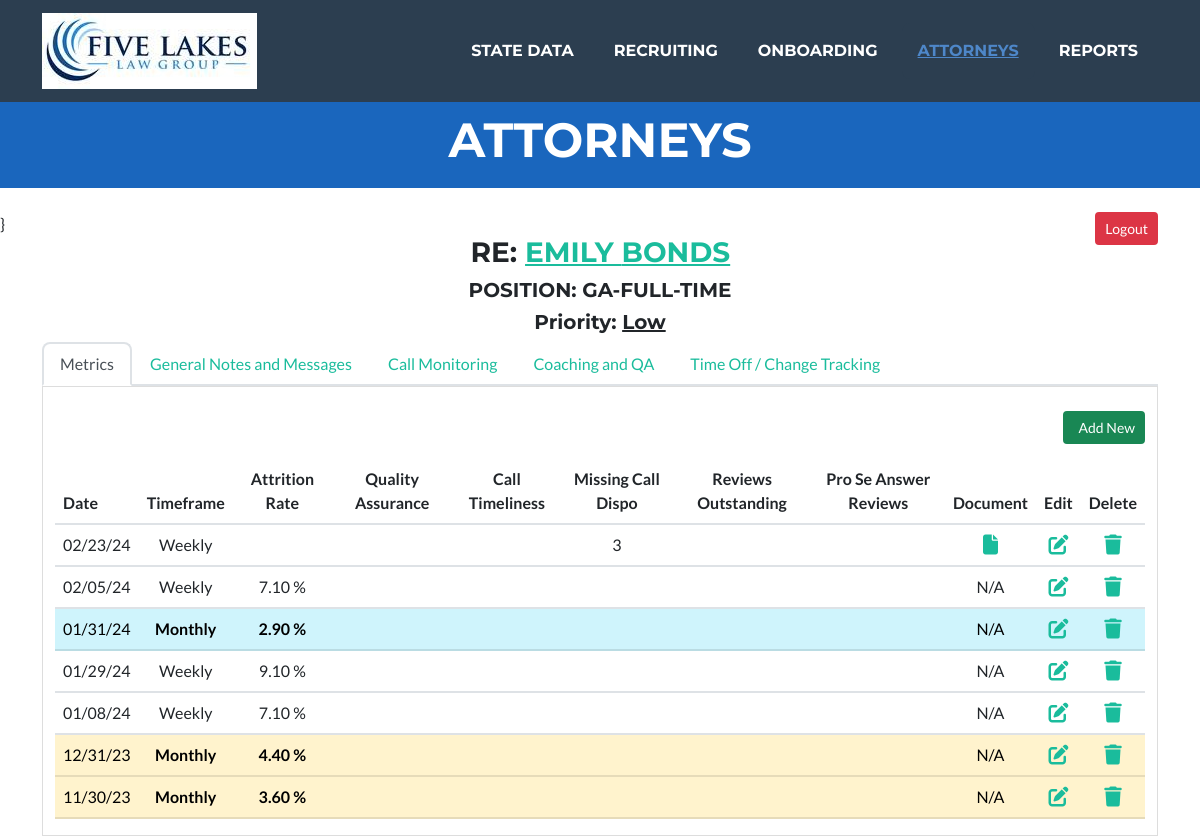
The app's page /attorneys/attorney_data/27/ (signed in), older data.
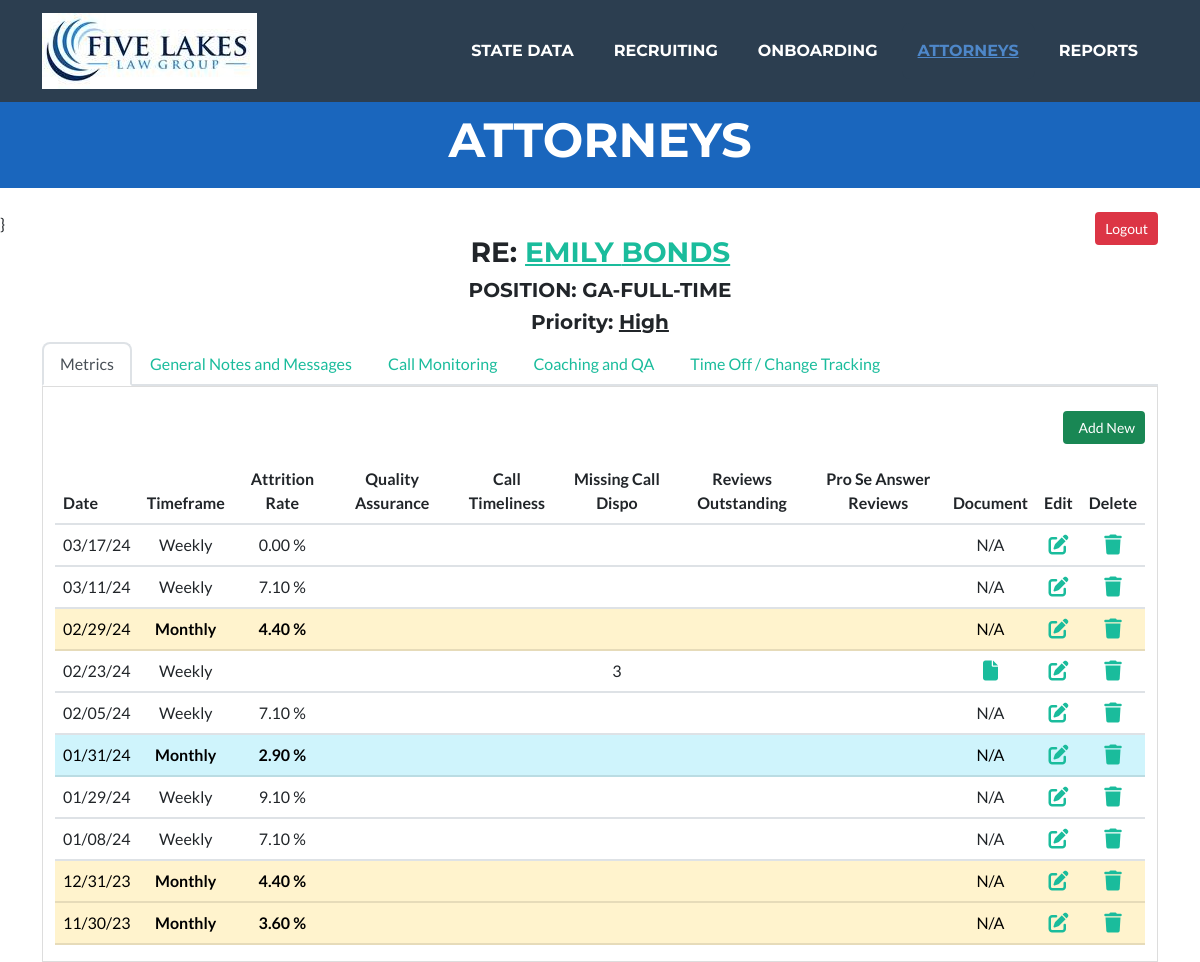
The same page, newer data.
### attorneys/models.py (models this page shows, shortened)
class Employee(models.Model):
    class Meta:
        verbose_name = "Employee"
        verbose_name_plural = "Employees"
    states = State.objects.order_by('state_abbrev')
    STATE_CHOICES = []
    for state in states:
        each_state = (state.state_abbrev, state.state_abbrev)
        STATE_CHOICES.append(each_state)
    states_list = State.objects.all().order_by('manager')
    temp_list = []
    for state in states_list:
        temp_list.append(state.manager)
    manager_list = list(OrderedDict.fromkeys(temp_list))
    MANAGER_OPTIONS = []
    for manager in manager_list:
        each_manager = (manager, manager)
        MANAGER_OPTIONS.append(each_manager)
    EMPLOYMENT_OPTIONS = [
        ('Full-Time', 'Full-Time'),
        ('Part-Time', 'Part-Time'),
        ('Of Counsel', 'Of Counsel'),
        ('Floater', 'Floater'),
    ]
    SOURCE_OPTIONS = [
        ('Indeed', 'Indeed'),
        ('Linked In', 'Linked In'),
        ('Recruiter', 'Recruiter'),
        ('Employee Referral', 'Employee Referral'),
    ]
    FIRM_OPTIONS = [
        ('Huron Law Group', 'Huron Law Group'),
        ('Five Lakes Law Group', 'Five Lakes Law Group'),
    ]
    GENDER_CHOICES = [
        ('Male', 'Male'),
        ('Female', 'Female')
    ]
    STEP_CHOICES = [
        ('New Resume', 'New Resume'),
        ('Interview1', 'Interview1'),
        ('Interview2', 'Interview2'),
        ('Final', 'Final'),
        ('Open File', 'Open File')
    ]
    PRIORITY_CHOICES = [
        ('Critical', 'Critical'),
        ('High', 'High'),
        ('Medium', 'Medium'),
        ('Low', 'Low'),
    ]
    employee_id = models.BigAutoField("Employee ID", primary_key=True)
    is_active = models.BooleanField("Is Active", default=True, blank=True, null=True)
    state_abbrev = models.CharField("State", max_length=25,
        choices = STATE_CHOICES, blank=False, null=True)
    position = models.CharField("Position", max_length=25,
        choices = EMPLOYMENT_OPTIONS, blank=True, null=False, default="Full-Time")
    salary = models.CharField("Salary", max_length=10, default = "80,000", blank=False, null=False)
    manager = models.CharField("Manager", max_length=50,
        choices = MANAGER_OPTIONS, blank=True, null=False, default="")
    gender = models.CharField("Gender", max_length=10,
        choices = GENDER_CHOICES, blank=False, null=True)
    first_name = models.CharField("First Name", max_length=25, blank=False, null=False)
    middle_name = models.CharField("Middle Name", max_length=25, blank=True, null=False)
    last_name = models.CharField("Last Name", max_length=25, blank=False, null=False)
    phone = models.CharField("Phone Number", max_length=15, blank=True, null=True)
    email = models.EmailField("Email", max_length=254, blank=True, null=True)
    five_lakes_firm = models.BooleanField("Five Lakes Law Group", default=True)
    huron_firm = models.BooleanField("Huron Law Group", default=False)
    resume = models.FileField(upload_to='resumes/', blank=True, null=True)
    hire_date = models.DateField("Start Date", max_length=255, blank=True, null=True)
    start_date = models.DateField("Start Date", max_length=255, blank=True, null=True)
    onboarding_step = models.CharField("Last Name", max_length=50, blank=True, null=True)
    onboarding_complete = models.BooleanField("Onboarding Complete", default=False)
    priority = models.CharField("Criticality Level", max_length=10,
        choices = PRIORITY_CHOICES, default="Low", blank=False, null=True)
    prev_page = models.CharField("Last Name", max_length=100, blank=True, null=True)

class Metrics_Model(models.Model):
    class Meta:
        verbose_name = "Metrics"
        verbose_name_plural = "Metrics"
    TIMEFRAME_CHOICES = [
        ('Daily', 'Daily'),
        ('Weekly', 'Weekly'),
        ('Monthly', 'Monthly'),
        ('Quarter', 'Quarterly'),
        ('Annual', 'Annual'),
    ]
    METRIC_CHOICES = [
        ('Attrition Rate', 'Attrition Rate'),
        ('Quality Assurance', 'Quality Assurance'),
        ('Bandwidth', 'Bandwidth'),
        ('Call Timeliness', 'Call Timeliness'),
        ('Missing Dispo Codes', 'Missing Dispo Codes'),
        ('Review Completion', 'Review Completion'),
        ('EA Completion', 'EA Completion'),
        ('Pro Se Answer Reviews', 'Pro Se Answer Reviews'),
        ('Other', 'Other'),
    ]
    employee_id = models.ForeignKey(Employee, on_delete=models.CASCADE)
    date = models.DateField("Metric Date", max_length=25, blank=False, null=True)
    timeframe = models.CharField("Timeframe", max_length=25, choices = TIMEFRAME_CHOICES,
                blank=False, null=True)
    metric = models.CharField("Metric", max_length=25, choices = METRIC_CHOICES,
                blank=False, null=True)
    other_description = models.CharField("Metric", max_length=50, blank=True, null=True)
    value = models.DecimalField("Value", decimal_places=2, max_digits=5, blank=False, null=True, )
    document = models.FileField(upload_to='Metrics/', blank=True, null=True)

### attorneys/views.py (the view)
# urls.py: path('attorney_data/<pk>/', views.attorney_data, name="attorney_data"),
@login_required(login_url=reverse_lazy('login'))
def attorney_data(request, pk=None):
    context = {'title': 'Attorneys'}
    attorney_data = Employee.objects.get(pk=pk)
    context.update({'attorney': attorney_data})
    if request.method == "POST":
        form = QA_Form(request.POST, request.FILES)
        form.instance.employee_id_id = pk
        if form.is_valid():
            form.save()
            print('Form 1 saved')
        form2 = HR_Form(request.POST, request.FILES)
        form2.instance.employee_id_id = pk
        if form2.is_valid():
            form2.save()
            print('Form 2 saved')
        form3 = Call_Form(request.POST, request.FILES)
        form3.instance.employee_id_id = pk
        if form3.is_valid():
            form3.save()
        form4 = Attorney_Notes_Form(request.POST, request.FILES)
        form4.instance.employee_id_id = pk
        if form4.is_valid():
            form4.save()
        return HttpResponseRedirect(reverse_lazy('attorney_data', kwargs={'pk': pk}), context)
    else:
        metrics_list = Metrics_Model.objects.filter(employee_id=pk).order_by('-date')
        context.update({'metrics': metrics_list})
        attorney_QA = QA_Model.objects.filter(employee_id=pk).order_by('-qa_date')
        context.update({'attorney_QA': attorney_QA})
        hr_requests = HR_Requests_Model.objects.filter(employee_id=pk).order_by('-date')
        context.update({'hr_requests': hr_requests})
        call_requests = Call_Monitoring_Model.objects.filter(employee_id=pk).order_by('-date')
        context.update({'call_requests': call_requests})
        attorney_notes = Attorney_Notes_Model.objects.filter(employee_id=pk).order_by('-date')
        context.update({'attorney_notes': attorney_notes})
        MetricsForm = Metric_Form()
        context.update({'MetricsForm': MetricsForm})
        QAForm = QA_Form()
        context.update({'QAForm': QAForm})
        HRForm = HR_Form()
        context.update({'HRForm': HRForm})
        CallForm = Call_Form()
        context.update({'CallForm': CallForm})
        NotesForm = Attorney_Notes_Form()
        context.update({'NotesForm': NotesForm})
        return render(request, 'templates/attorneys/attorney_data.html', context)

### FiveLakes/templates/attorneys/attorney_data.html (shortened to what the changed rows need)
{% extends 'templates/index.html' %}
{% load crispy_forms_tags %}
{% load static %}
{% block content %}}
    <div class="container">
        <h3 class=" text-center text-uppercase">&nbsp;&nbsp;&nbsp;&nbsp;&nbsp;&nbsp;&nbsp;&nbsp;RE: <a href="{% url 'edit_attorney_profile' pk=attorney.employee_id %}">{{ attorney.first_name }} {{ attorney.middle_name }} {{ attorney.last_name }}</a></h3>
        <h5 class=" text-center text-uppercase">Position: {{ attorney.state_abbrev }}-{{ attorney.position }}</a></h5>
    </div>
    <div class="container">
        <h5 class="text-center">Priority: <u>{{ attorney.priority }}</u></h5>
    </div>
    <div class="container">
        <div class="tab-content" id="myTabContent" style="border: 1px solid #ddd">
            <div class="tab-pane fade show active" id="metrics" role="tabpanel" aria-labelledby="metrics-tab">
                <div class="container">
                    <br>
                <br><br>
                    {%  if metrics %}
                        <table class="table">
                            <thead>
                                <tr>
                                    <th scope="col">Date</th>
                                    <th class="text-center" scope="col">Timeframe</th>
                                    <th class="text-center" scope="col">Attrition Rate</th>
                                    <th class="text-center" scope="col">Quality Assurance</th>
                                    <th class="text-center" scope="col">Call Timeliness</th>
                                    <th class="text-center" scope="col">Missing Call Dispo</th>
                                    <th class="text-center" scope="col">Reviews Outstanding</th>
                                    <th class="text-center" scope="col">Pro Se Answer Reviews</th>
                                    <th class="text-center" scope="col">Document</th>
                                    <th class="text-center" scope="col">Edit</th>
                                    <th class="text-center" scope="col">Delete</th>
                                </tr>
                            </thead>
                            <tbody>
                                {% for metric in metrics %}
                                    {% if metric.timeframe == "Monthly" and metric.metric == "Attrition Rate" and metric.value >= 5 %}
                                        <tr class="table-danger">
                                    {% elif metric.timeframe == "Monthly" and metric.metric == "Attrition Rate" and metric.value >= 3 %}
                                        <tr class="table-warning">
                                    {%  elif metric.timeframe == "Monthly" and metric.metric == "Attrition Rate" %}
                                        <tr class="table-info">
                                    {%  else %}
                                        <tr>
                                    {%  endif %}
                                        <td class="text-center">{{metric.date|date:'m/d/y'}}</td>
                                        {%  if  metric.timeframe == "Monthly" %}
                                            <td class="text-center"><strong>{{metric.timeframe }}</strong></td>
                                        {%  else %}
                                            <td class="text-center">{{metric.timeframe }}</td>
                                        {% endif %}
                                        {% if metric.metric == "Attrition Rate" and metric.timeframe == "Monthly" %}
                                            <td class="text-center"><strong>{{metric.value}} %</strong></td>
                                        {%  elif metric.metric == "Attrition Rate" %}
                                            <td class="text-center">{{metric.value}} %</td>
                                        {%  else %}
                                            <td></td>
                                        {% endif %}
                                        {% if metric.metric == "Quality Assurance" and metric.timeframe == "Monthly" %}
                                            <td class="text-center"><strong>{{metric.value}} %</strong></td>
                                        {%  elif metric.metric == "Quality Assurance" %}
                                            <td class="text-center">{{metric.value}} %</td>
                                        {%  else %}
                                            <td></td>
                                        {% endif %}
                                        {% if metric.metric == "Call Timeliness" %}
                                            <td class="text-center">{{metric.value}} %</td>
                                        {%  else %}
                                            <td></td>
                                        {% endif %}
                                        {% if metric.metric == "Missing Dispo Codes" %}
                                            <td class="text-center">{{metric.value|floatformat:0 }}</td>
                                        {%  else %}
                                            <td></td>
                                        {% endif %}
                                        {% if metric.metric == "Review Completion" %}
                                            <td class="text-center">{{metric.value|floatformat:0}}</td>
                                        {%  else %}
                                            <td></td>
                                        {% endif %}
                                        {% if metric.metric == "Pro Se Answer Reviews" %}
                                            <td class="text-center">{{metric.value}} %</td>
                                        {%  else %}
                                            <td></td>
                                        {% endif %}
                                        {%  if metric.document %}
                                            <td class="text-center"><a href="{{ metric.document.url }}" target="_blank"><i class="fa-solid fa-file fa-lg"></i></td></a>
                                        {%  else %}
                                            <td class="text-center">N/A</td></a>
                                        {%  endif %}
                                        <td class="text-center"><a href="{% url 'edit_metric' pk=metric.id employee=metric.employee_id_id %}"><i class="fa-solid fa-pen-to-square fa-lg"></i></td>
                                        <td class="text-center"><a href="{% url 'delete_metric' pk=metric.id %}"><i class="fa-solid fa-trash fa-lg"></i></td>
                                    </tr>
                                {% endfor %}
                            </tbody>
                        </table>
                    {%  endif %}
                </div>
            </div>
        </div>
{% endblock content %}

Row changes from the older to the newer data that the page shows:
changed Employee "EMILY": priority "Low" → "High"
added Metrics_Model: date "03/17/24", timeframe "Weekly", value "0.00", metric "Attrition Rate" (drawn), document "N/A"
added Metrics_Model: date "03/11/24", timeframe "Weekly", value "7.10", metric "Attrition Rate" (drawn), document "N/A"
added Metrics_Model: date "02/29/24", timeframe "Monthly", value "4.40", metric "Attrition Rate" (drawn), document "N/A"
